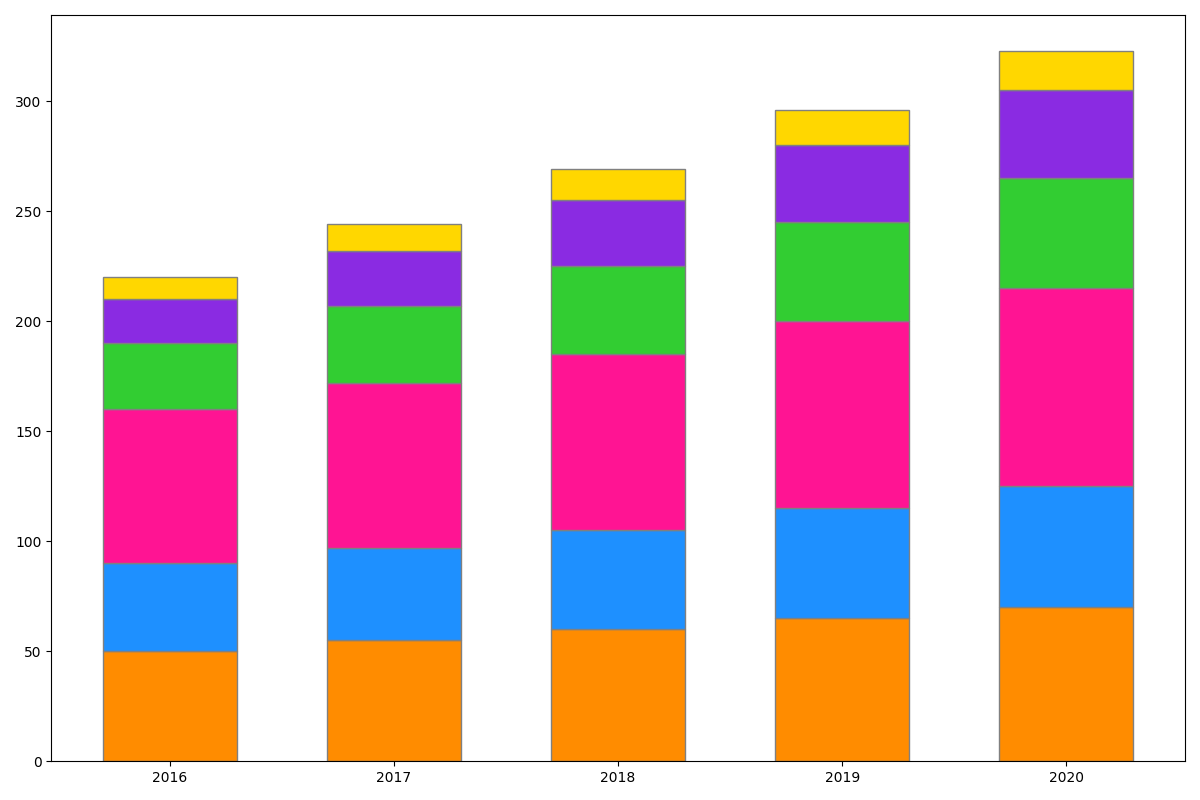

This figure's Python source:
import matplotlib.pyplot as plt
import numpy as np

# Categories and years
years = ['2016', '2017', '2018', '2019', '2020']
categories = ['Action Figures', 'Board Games', 'Dolls', 'Educational', 'Outdoor', 'Puzzles']

# Sales data (in thousands of units for simplicity)
action_figures = [50, 55, 60, 65, 70]
board_games = [40, 42, 45, 50, 55]
dolls = [70, 75, 80, 85, 90]
educational = [30, 35, 40, 45, 50]
outdoor = [20, 25, 30, 35, 40]
puzzles = [10, 12, 14, 16, 18]

# Stack data for plotting
sales_data = np.array([action_figures, board_games, dolls, educational, outdoor, puzzles])

# Define colors for each toy category
colors = ['#FF8C00', '#1E90FF', '#FF1493', '#32CD32', '#8A2BE2', '#FFD700']

# Plotting setup
fig, ax = plt.subplots(figsize=(12, 8))

# Create a stacked bar chart for each year
width = 0.6
for i in range(len(sales_data)):
    ax.bar(years, sales_data[i], width, bottom=np.sum(sales_data[:i], axis=0), color=colors[i], edgecolor='grey')

# Ensure layout is tight to prevent any overlap
plt.tight_layout()

# Show the plot
plt.show()
